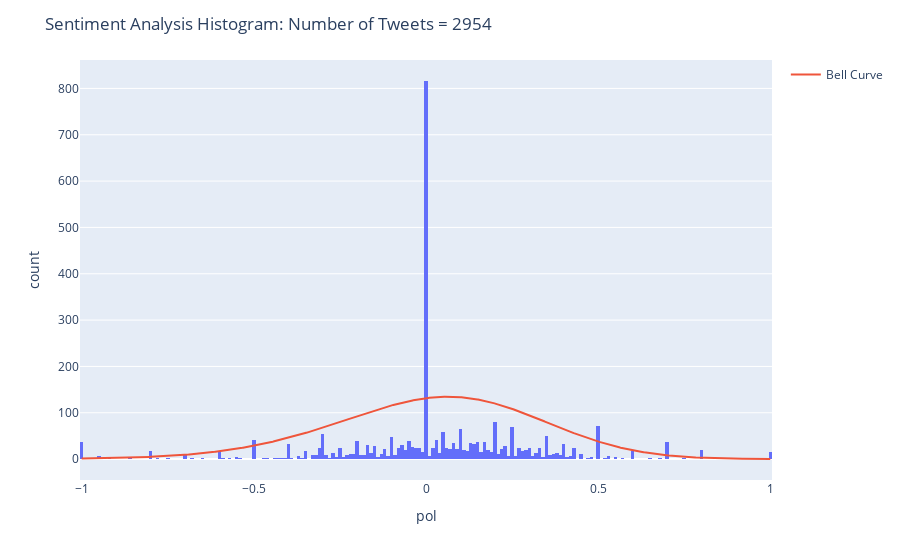

This figure's notebook cell:
### Code cell
# Create the histogram
fig = px.histogram(polarities_df, x="pol", nbins=250)

# Compute the mean and standard deviation
mean = polarities_df["pol"].mean()
std = polarities_df["pol"].std()

# Generate the x-values for the bell curve
x = np.linspace(-1, 1, 1000)

# Fit a skewed normal distribution to the polarity data
params = stats.skewnorm.fit(polarities_df["pol"])
pdf = stats.skewnorm.pdf(x, *params)

# Add the bell curve as a line plot
# fig.add_trace(go.Scatter(x=x, y=pdf*100, mode='lines', name='Bell Curve'))
# Set the layout and save the plot
fig.update_layout(
        title_text=f'''Sentiment Analysis Histogram: {str(len(df_posts))} tweets
        <br><sup></sup>
        Mean = {mean}, Standard Deviation = {std}'''
        )
# fig.write_html("./plots/sentiment_histogram.html")

# Display the plot
fig.show()

# Describe the statistics of the polarity values
polarities_df.describe()

### Figure 1 — Plotly figure (JSON) as saved in the notebook; plotly's stock layout.template omitted (floating-point values rounded to 4 significant figures; data arrays with more than 128 entries replaced by an {"elided": "..."} marker saying what was removed)
{"data": [{"alignmentgroup": "True", "bingroup": "x", "hovertemplate": "pol=%{x}<br>count=%{y}<extra></extra>", "legendgroup": "", "marker": {"color": "#636efa", "pattern": {"shape": ""}}, "name": "", "nbinsx": 250, "offsetgroup": "", "orientation": "v", "showlegend": false, "type": "histogram", "x": {"elided": "2954 float values"}, "xaxis": "x", "yaxis": "y"}, {"mode": "lines", "name": "Bell Curve", "type": "scatter", "x": {"elided": "1000 float values"}, "y": {"elided": "1000 float values"}}], "layout": {"barmode": "relative", "legend": {"tracegroupgap": 0}, "margin": {"t": 60}, "title": {"text": "Sentiment Analysis Histogram: Number of Tweets = 2954"}, "xaxis": {"anchor": "y", "domain": [0, 1], "title": {"text": "pol"}}, "yaxis": {"anchor": "x", "domain": [0, 1], "title": {"text": "count"}}}}
